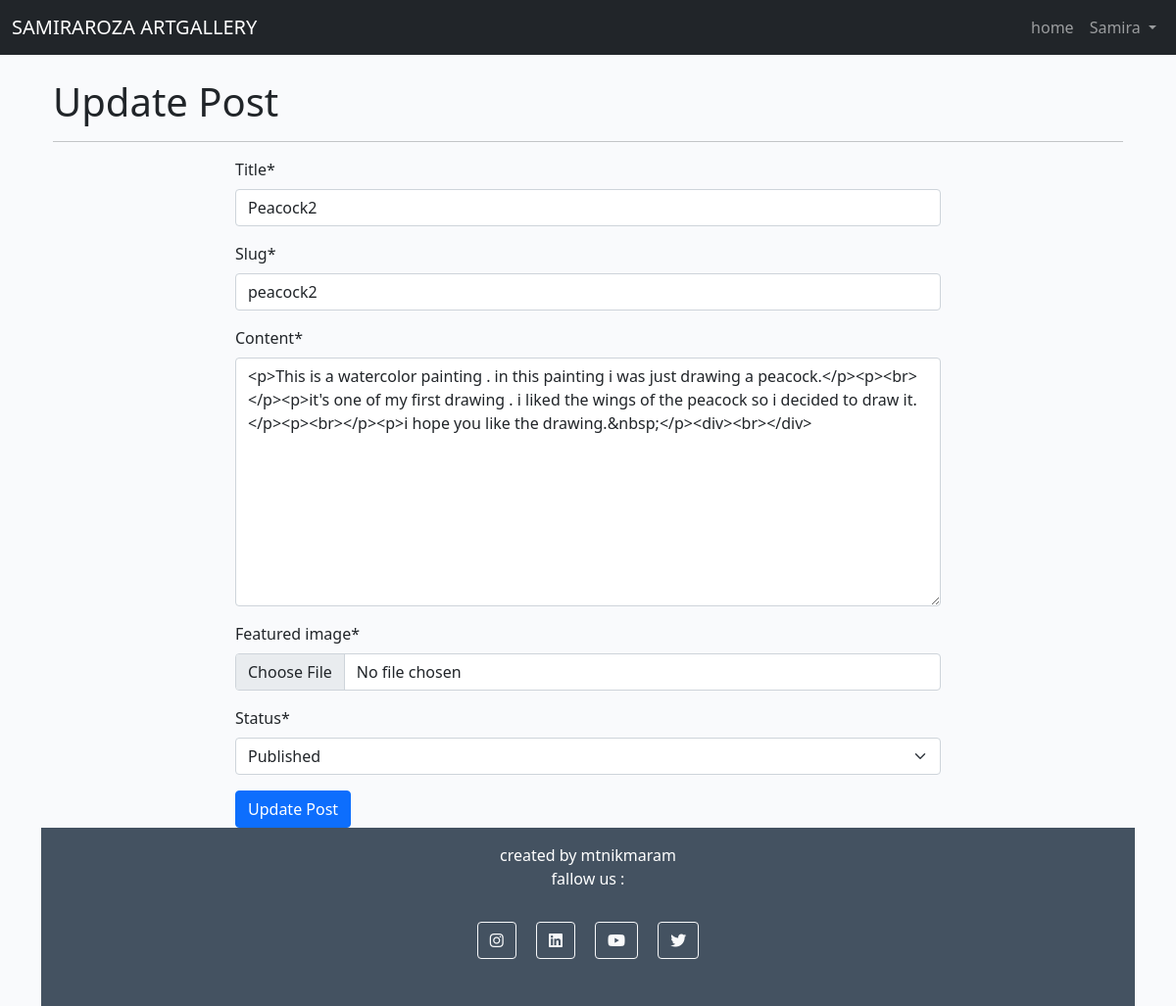
Page /update_post/peacock2/ (signed in) on the committed database.
### store/models.py (models this page shows, shortened)
class Post(models.Model):
    title = models.CharField(max_length=200, unique=True)
    slug = models.SlugField(max_length=200, unique=True)
    author = models.ForeignKey(User, on_delete=models.CASCADE, related_name="blog_posts")
    updated_on = models.DateTimeField(auto_now=True)
    content = models.TextField()
    featured_image = CloudinaryField('image', default='placeholder')
    excerpt = models.TextField(blank=True)
    created_on = models.DateTimeField(auto_now_add=True)
    status = models.IntegerField(choices=STATUS, default=0)
    likes = models.ManyToManyField(User, related_name='blogpost_like', blank=True)
    approved = models.BooleanField(default=False)
    class Meta:
        ordering = ["-created_on"]

### store/views.py (the view, shortened to what this page needs)
# urls.py: path('update_post/<slug:slug>/', views.UpdatePostView.as_view(), name='update_post'),
class UpdatePostView(View):
    def get(self, request, slug):
        post = get_object_or_404(Post, slug=slug, author=request.user)
        form = PostForm(instance=post)
        return render(request, 'update_post.html', {'form': form, 'post': post})

### store/forms.py
class PostForm(forms.ModelForm):
    class Meta:
        model = Post
        fields = ('title', 'slug', 'content', 'featured_image', 'status',)
        widgets = {
            'title': forms.TextInput(attrs={'class': 'form-control'}),
            'content': forms.Textarea(attrs={'class': 'form-control'}),
            'featured_image': forms.FileInput(attrs={'class': 'form-control-file', 'accept': 'image/*'}),
            'slug': forms.TextInput(attrs={'class': 'form-control', 'placeholder': 'Please fill like the title'}),
        }
    featured_image = forms.ImageField(required=True)

### templates/update_post.html (shortened to what this page needs)
{% extends 'base.html' %}
{% block content %}
{% load crispy_forms_tags %}
<div class="container">
    <h1 class="headline mt-4">Update Post</h1>
    <hr>
    <div class="row justify-content-center">
        <div class="col-lg-8">
            <form method="post" enctype="multipart/form-data">
                {{ form|crispy }}
                <button type="submit" class="btn btn-primary">Update Post</button>
            </form>
        </div>
    </div>
</div>
{% endblock content %}

### templates/base.html (shortened to what this page needs)
{% load static %}
<!DOCTYPE html>
<html lang="en-US">
<head>
    <link href="https://cdn.jsdelivr.net/npm/bootstrap@5.0.1/dist/css/bootstrap.min.css" rel="stylesheet"
>
    <link rel="stylesheet" href="{% static 'css/style.css' %}">
    <link rel="stylesheet" href="https://cdnjs.cloudflare.com/ajax/libs/font-awesome/6.2.0/css/all.min.css">
</head>
<body class="d-flex flex-column h-100 main-bg">
    <nav class="navbar navbar-expand-lg navbar-dark bg-dark">
        <div class="container-fluid">
            <a class="navbar-brand" href="{% url 'home'%}">SAMIRAROZA ARTGALLERY</a>
            <div class="collapse navbar-collapse" id="navbarNavDropdown">
                <ul class="navbar-nav ms-auto">
                    <li class="nav-item">
                        <a class="nav-link" href="{% url 'home'%}">home</a>
                    </li>
            {% if user.is_authenticated %}
                    <li class="nav-item dropdown">
                        <a class="nav-link dropdown-toggle" href="#" role="button" data-bs-toggle="dropdown"
                            aria-expanded="false">
                            {{ user }}
                        </a>
                    </li>
                    {% else %}
                    <li><a class="nav-link" href="{% url 'account_login' %}">Log In / Sign Up</a></li>
                </ul>
            </div>
            {% endif %}
        </div>
    </nav>
    <div class="container">
    <main class="flex-shrink-0 main-bg">
        {% block content %}
        {% endblock content %}
    </main>
    <footer class="footer mt-auto py-3 dark-bg">
        <p class="m-0 text-center text-white">created by mtnikmaram</p>
        <p class="m-0 text-center text-white">fallow us : </p>
        <div class="text-center my-4">
            <a class="btn btn-outline-light btn-floating m-2" href="https://www.instagram.com/" target="_blank"
                rel="noopener" aria-label="Visit our Instagram page (opens in a new tab)" role="button"><i
                    class="fab fa-instagram"></i></a>
            <a class="btn btn-outline-light btn-floating m-2" href="https://www.linkedin.com/" target="_blank"
                rel="noopener" aria-label="Visit our Linkedin page (opens in a new tab)" role="button"><i
                    class="fab fa-linkedin"></i></a>
            <a class="btn btn-outline-light btn-floating m-2" href="https://youtube.com/" target="_blank"
                rel="noopener" aria-label="Visit our Youtube page (opens in a new tab)" role="button"><i
                    class="fab fa-youtube"></i></a>
            <a class="btn btn-outline-light btn-floating m-2" href="https://twitter.com/" target="_blank"
                rel="noopener" aria-label="Visit our Twitter page (opens in a new tab)" role="button"><i
                    class="fab fa-twitter"></i></a>
        </div>
    </footer>
</body>
</html>

### static/css/style.css (style rules this page uses)
body { background-color: #F9FAFC; }
.dark-bg { background-color: #445261; }
.main-bg { background-color: #F9FAFC; }

### rows in the picture
Post: title "Peacock2", slug "peacock2", content "<p>This is a watercolor painting . in this painting i was just drawing a peacock.</p><p><br></p><p>it's one of my first drawing . i liked the wings of the peacock so i decided to draw it.</p><p><br></p><p>i hope you like the drawing.&nbsp;</p><div><br></div>", status "Published"

### other values in the picture
{{ user }} "Samira"
